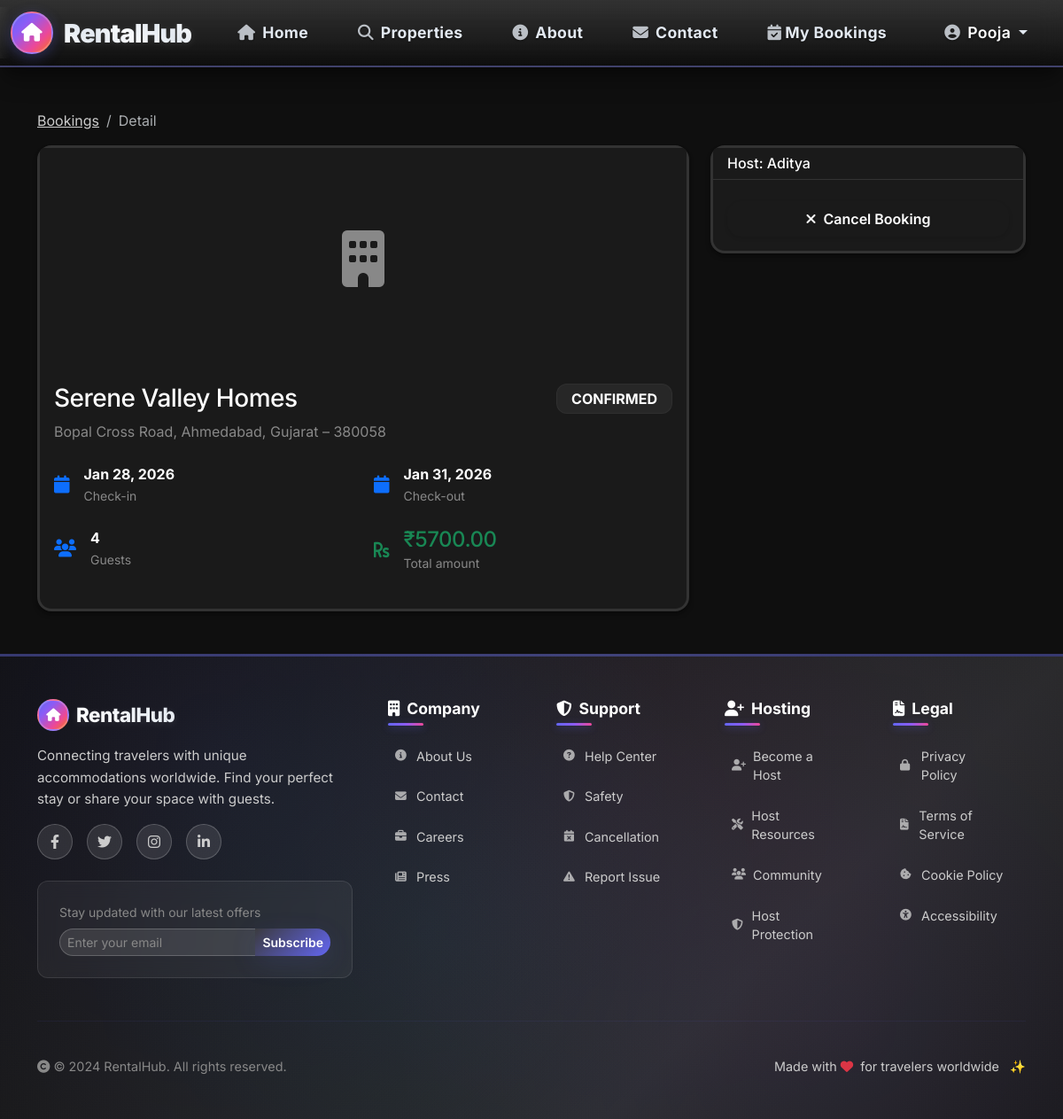
Screenshot of /bookings/29/ (signed in) with the database file from the repository.
### accounts/models.py (models this page shows)
class User(AbstractUser):
    ROLE_CHOICES = (
        ('ADMIN', 'Admin'),
        ('OWNER', 'Property Owner'),
        ('TRAVELLER', 'Traveller'),
    )
    role = models.CharField(max_length=10, choices=ROLE_CHOICES, default='TRAVELLER')
    def is_owner(self):
        return self.role == 'OWNER'
    def is_traveller(self):
        return self.role == 'TRAVELLER'
    def is_admin(self):
        return self.role == 'ADMIN' or self.is_superuser
    class Meta:
        ordering = ['-date_joined']

### bookings/models.py (models this page shows, shortened)
class Booking(models.Model):
    STATUS_CHOICES = (
        ('PENDING', 'Pending'),
        ('CONFIRMED', 'Confirmed'),
        ('CANCELLED', 'Cancelled'),
    )
    property = models.ForeignKey('listings.Property', on_delete=models.CASCADE, related_name='bookings')
    traveller = models.ForeignKey(User, on_delete=models.CASCADE, related_name='bookings_made')
    check_in = models.DateField()
    check_out = models.DateField()
    guests = models.PositiveIntegerField()
    status = models.CharField(max_length=10, choices=STATUS_CHOICES, default='PENDING')
    created_at = models.DateTimeField(auto_now_add=True)
    class Meta:
        ordering = ['-created_at']
    def total_price(self):  # CHANGED: method instead of @property
        if self.check_in and self.check_out and self.property:
            nights = (self.check_out - self.check_in).days
            return nights * self.property.price_per_night
        return 0

### listings/models.py (models this page shows, shortened)
class Property(models.Model):
    CATEGORY_CHOICES = (
        ('HOME', 'Home'),
        ('APARTMENT', 'Apartment'),
        ('BEACHFRONT', 'Beachfront'),
        ('MOUNTAIN', 'Mountain'),
        ('CABIN', 'Cabin'),
        ('VILLA', 'Villa'),
        ('OTHER', 'Other'),
    )
    owner = models.ForeignKey(User, on_delete=models.CASCADE, related_name='properties_owned')
    title = models.CharField(max_length=200)
    description = models.TextField()
    address = models.CharField(max_length=255)
    city = models.CharField(max_length=100)
    country = models.CharField(max_length=100, default='India')
    category = models.CharField(max_length=20, choices=CATEGORY_CHOICES, default='HOME')
    price_per_night = models.DecimalField(max_digits=8, decimal_places=2)
    max_guests = models.PositiveIntegerField(default=2)
    is_active = models.BooleanField(default=True)
    created_at = models.DateTimeField(auto_now_add=True)
    class Meta:
        ordering = ['-created_at']

### bookings/views.py (the view)
# urls.py: path('<int:pk>/', views.booking_detail, name='booking_detail'),
@login_required
def booking_detail(request, pk):
    booking = get_object_or_404(Booking.objects.select_related('property', 'traveller'), pk=pk)
    if not (
        request.user.is_authenticated and (
            request.user.is_admin() or
            booking.traveller == request.user or
            booking.property.owner == request.user
        )
    ):
        raise PermissionDenied
    return render(request, 'bookings/booking_detail.html', {'booking': booking})

### templates/bookings/booking_detail.html (shortened to what this page needs)
{% extends 'base.html' %}
{% block content %}
<div class="row">
    <div class="col-12">
        <nav aria-label="breadcrumb">
            <ol class="breadcrumb">
                <li class="breadcrumb-item">
                    {% if user.is_owner %}
                        <a href="{% url 'bookings:owner_bookings' %}">Bookings</a>
                    {% else %}
                        <a href="{% url 'bookings:traveller_bookings' %}">Bookings</a>
                    {% endif %}
                </li>
                <li class="breadcrumb-item active">Detail</li>
            </ol>
        </nav>
    </div>
</div>
<div class="row g-4">
    <div class="col-lg-8">
        <div class="card shadow">
            <div class="card-img-top bg-light d-flex align-items-center justify-content-center p-5" style="height: 250px;">
                <i class="fas fa-building fa-4x text-muted"></i>
            </div>
            <div class="card-body">
                <div class="d-flex justify-content-between align-items-start mb-4">
                    <div>
                        <h3>{{ booking.property.title }}</h3>
                        <p class="text-muted mb-0">{{ booking.property.address }}</p>
                    </div>
                    <div class="text-end">
                        <span class="badge fs-6 bg-{{ booking.status|lower }} px-3 py-2">{{ booking.status }}</span>
                    </div>
                </div>
                <div class="row mb-4">
                    <div class="col-md-6">
                        <div class="d-flex align-items-center">
                            <i class="fas fa-calendar text-primary me-3 fs-5"></i>
                            <div>
                                <strong>{{ booking.check_in|date:"M d, Y" }}</strong><br>
                                <small class="text-muted">Check-in</small>
                            </div>
                        </div>
                    </div>
                    <div class="col-md-6">
                        <div class="d-flex align-items-center">
                            <i class="fas fa-calendar text-primary me-3 fs-5"></i>
                            <div>
                                <strong>{{ booking.check_out|date:"M d, Y" }}</strong><br>
                                <small class="text-muted">Check-out</small>
                            </div>
                        </div>
                    </div>
                </div>
                <div class="row mb-4">
                    <div class="col-md-6">
                        <div class="d-flex align-items-center">
                            <i class="fas fa-users text-primary me-3 fs-5"></i>
                            <div>
                                <strong>{{ booking.guests }}</strong><br>
                                <small class="text-muted">Guests</small>
                            </div>
                        </div>
                    </div>
                    <div class="col-md-6">
                        <div class="d-flex align-items-center">
                            <i class="fas fa-rupee-sign text-success me-3 fs-5"></i>
                            <div>
                                <h4 class="mb-0 text-success">₹{{ booking.total_price }}</h4>
                                <small class="text-muted">Total amount</small>
                            </div>
                        </div>
                    </div>
                </div>
            </div>
        </div>
    </div>
    <div class="col-lg-4">
        <div class="card shadow sticky-top" style="top: 100px;">
            <div class="card-header">
                <h6 class="mb-0">
                    {% if booking.traveller == user %}
                        Host: {{ booking.property.owner.username }}
                    {% else %}
                        Traveller: {{ booking.traveller.username }}
                    {% endif %}
                </h6>
            </div>
            <div class="card-body">
                {% if booking.status != 'CANCELLED' %}
                    <a href="{% url 'bookings:booking_cancel' booking.pk %}" class="btn btn-outline-danger w-100 mt-2">
                        <i class="fas fa-times me-2"></i>Cancel Booking
                    </a>
                {% endif %}
            </div>
        </div>
    </div>
</div>
{% endblock %}

### templates/navbar.html (shortened to what this page needs)
<nav class="navbar navbar-expand-lg navbar-dark bg-gradient shadow-lg">
    <div class="container-fluid">
        <a class="navbar-brand fw-bold d-flex align-items-center" href="{% url 'home' %}">
            <div class="brand-icon-wrapper">
                <div class="brand-icon">
                    <i class="fas fa-home"></i>
                </div>
            </div>
            <span class="brand-text">RentalHub</span>
            <div class="brand-shine"></div>
        </a>
        <div class="collapse navbar-collapse" id="navbarNav">
            <ul class="navbar-nav me-auto">
                <li class="nav-item">
                    <a class="nav-link" href="{% url 'home' %}">
                        <i class="fas fa-home me-2"></i>Home
                    </a>
                </li>
                <li class="nav-item">
                    <a class="nav-link" href="{% url 'listings:property_list' %}">
                        <i class="fas fa-search me-2"></i>Properties
                    </a>
                </li>
                <li class="nav-item">
                    <a class="nav-link" href="{% url 'about' %}">
                        <i class="fas fa-info-circle me-2"></i>About
                    </a>
                </li>
                <li class="nav-item">
                    <a class="nav-link" href="{% url 'contact' %}">
                        <i class="fas fa-envelope me-2"></i>Contact
                    </a>
                </li>
                {% if user.is_authenticated %}
                    {% if user.is_traveller %}
                        <li class="nav-item">
                            <a class="nav-link" href="{% url 'accounts:traveller_dashboard' %}">
                                <i class="fas fa-calendar-check me-1"></i>My Bookings
                            </a>
                        </li>
                    {% endif %}
                {% endif %}
            </ul>
            <ul class="navbar-nav">
                {% if user.is_authenticated %}
                    <li class="nav-item dropdown">
                        <a class="nav-link dropdown-toggle user-dropdown" href="#" role="button" data-bs-toggle="dropdown">
                            <i class="fas fa-user-circle me-2"></i><span class="user-name">{{ user.username }}</span>
                        </a>
                    </li>
                {% endif %}
            </ul>
        </div>
    </div>
</nav>

### rows the page displays
User: username "Pooja"
Booking: property "Serene Valley Homes", property.address "Bopal Cross Road, Ahmedabad, Gujarat – 380058", status "CONFIRMED", check_in "Jan 28, 2026", check_out "Jan 31, 2026", guests "4", total_price "5700.00", property.owner.username "Aditya"
